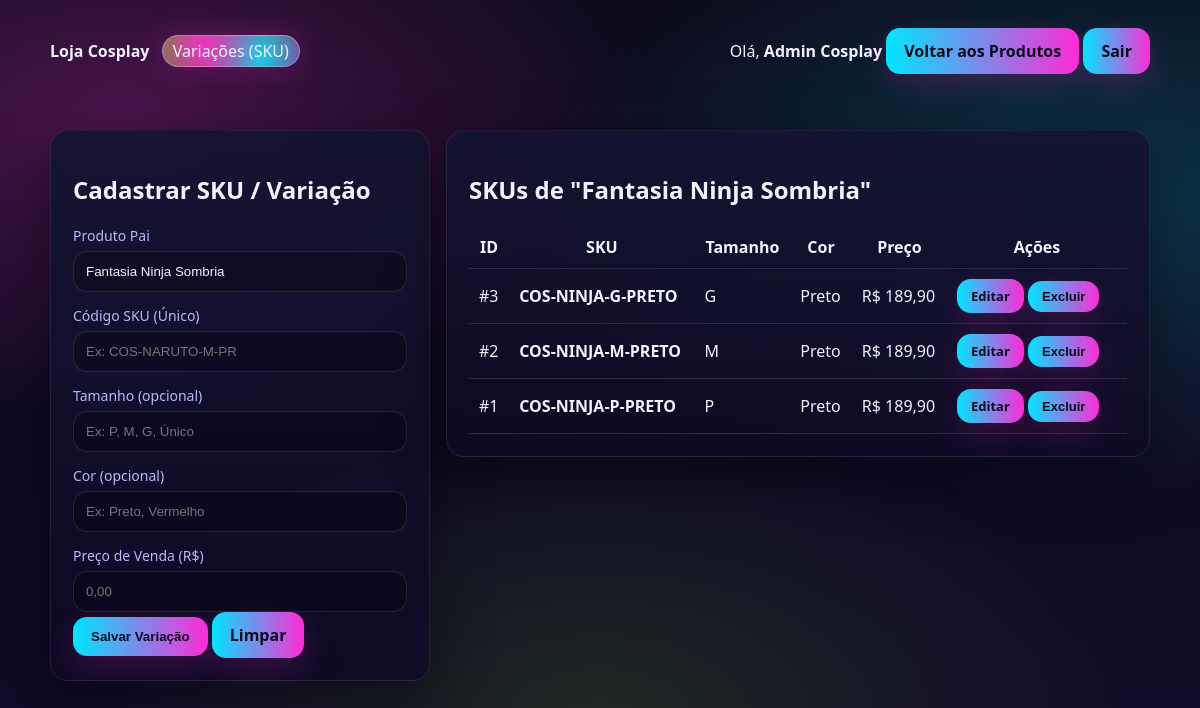
Page /index.php?controller=variacao&action=index&produto_id=1 (signed in) on the committed database.
### tables this page shows
CREATE TABLE `produto` (
  `id` int(11) NOT NULL,
  `categoria_id` int(11) NOT NULL,
  `nome` varchar(100) NOT NULL,
  `descricao` text DEFAULT NULL,
  `ativo` tinyint(1) NOT NULL DEFAULT 1
);

CREATE TABLE `variacao` (
  `id` int(11) NOT NULL,
  `produto_id` int(11) NOT NULL,
  `tamanho` varchar(10) NOT NULL,
  `cor` varchar(30) NOT NULL,
  `sku` varchar(50) NOT NULL,
  `preco` decimal(10,2) NOT NULL
);

### controllers/VariacaoController.php (called while the page is built, shortened)
<?php
require_once __DIR__ . '/../models/variacao.php';
require_once __DIR__ . '/../models/produto.php';
class VariacaoController
{
    public function index(): void
    {
        $produtoId = (int)($_GET['produto_id'] ?? 0);
        $produtoModel = new Produto();
        $produto = $produtoModel->buscarPorId($produtoId);
        $variacaoModel = new Variacao();
        $variacoes = $variacaoModel->listarPorProduto($produtoId);
        $editar = null;
        require_once __DIR__ . '/../views/variacoes.php';
    }
}

### index.php (called while the page is built, shortened)
<?php
require_once __DIR__ . '/config/db.php';
$controller = $_GET['controller'] ?? 'auth';
$action = $_GET['action'] ?? 'form';
switch ($controller) {
    case 'variacao':
        require_once __DIR__ . '/controllers/VariacaoController.php';
        $c = new VariacaoController();
        break;
}
$c->$action();

### config/db.php (called while the page is built)
<?php
class Database
{
private static $conn = null;
public static function getConnection()
{
if (self::$conn === null) {
try {
self::$conn = new PDO(
"mysql:host=" . (getenv('DB_HOST') ?: 'localhost') . ";dbname=" . (getenv('DB_NAME') ?: 'loja_roupas') . ";charset=utf8mb4",
getenv('DB_USER') ?: "root",
getenv('DB_PASS') !== false ? getenv('DB_PASS') : "",
[
PDO::ATTR_ERRMODE => PDO::ERRMODE_EXCEPTION,
PDO::ATTR_DEFAULT_FETCH_MODE => PDO::FETCH_ASSOC
]
);
} catch (PDOException $e) {
die("Erro ao conectar ao banco de dados.");
}
}
return self::$conn;
}
}

### models/produto.php (called while the page is built, shortened)
<?php
require_once __DIR__ . '/../config/db.php';
class Produto
{
    private PDO $conn;
    public function __construct()
    {
        $this->conn = Database::getConnection();
    }
    public function buscarPorId(int $id): ?array
    {
        $stmt = $this->conn->prepare("SELECT * FROM produto WHERE id = :id");
        $stmt->execute([':id' => $id]);
        $r = $stmt->fetch();
        return $r ?: null;
    }
}

### models/variacao.php (called while the page is built, shortened)
<?php
require_once __DIR__ . '/../config/db.php';
class Variacao
{
    private PDO $conn;
    public function __construct()
    {
        $this->conn = Database::getConnection();
    }
    public function listarPorProduto(int $produtoId): array
    {
        $stmt = $this->conn->prepare("
            SELECT * FROM variacao
            WHERE produto_id = :produto_id
            ORDER BY id DESC
        ");
        $stmt->execute([':produto_id' => $produtoId]);
        return $stmt->fetchAll();
    }
}

### views/variacoes.php (the view, shortened to what this page needs)
<!doctype html>
<html lang="pt-br">
<head>
    <link rel="stylesheet" href="public/assets/css/style.css">
</head>
<body>
    <div class="header">
        <div class="container header-inner">
            <div>
                <strong>Loja Cosplay</strong>
                <span class="badge">Variações (SKU)</span>
            </div>
            <div class="user">
                Olá, <strong><?= htmlspecialchars($_SESSION['nome'] ?? 'Usuário') ?></strong>
                <a class="btn" href="index.php?controller=produto&action=index">Voltar aos Produtos</a>
                <a class="btn btn-ghost" href="index.php?controller=auth&action=logout">Sair</a>
            </div>
        </div>
    </div>
    <div class="container grid">
        <div class="card">
            <h2><?= $editar ? "Editar Variação #" . (int)$editar['id'] : "Cadastrar SKU / Variação" ?></h2>
            <form method="post" action="index.php?controller=variacao&action=salvar">
                <div class="form-group">
                    <label>Produto Pai</label>
                    <input class="input" type="text" value="<?= htmlspecialchars($produto['nome']) ?>" disabled>
                </div>
                <div class="form-group">
                    <label>Código SKU (Único)</label>
                    <input class="input" type="text" name="sku" placeholder="Ex: COS-NARUTO-M-PR" required
                        value="<?= $editar ? htmlspecialchars($editar['sku']) : '' ?>">
                </div>
                <div class="form-group">
                    <label>Tamanho (opcional)</label>
                    <input class="input" type="text" name="tamanho" placeholder="Ex: P, M, G, Único"
                        value="<?= $editar ? htmlspecialchars($editar['tamanho'] ?? '') : '' ?>">
                </div>
                <div class="form-group">
                    <label>Cor (opcional)</label>
                    <input class="input" type="text" name="cor" placeholder="Ex: Preto, Vermelho"
                        value="<?= $editar ? htmlspecialchars($editar['cor'] ?? '') : '' ?>">
                </div>
                <div class="form-group">
                    <label>Preço de Venda (R$)</label>
                    <input class="input" type="text" name="preco" required placeholder="0,00"
                        value="<?= $editar ? number_format($editar['preco'], 2, ',', '.') : '' ?>">
                </div>
                <div class="actions">
                    <button class="btn btn-primary" type="submit">Salvar Variação</button>
                    <a class="btn" href="index.php?controller=variacao&action=index&produto_id=<?= (int)$produto['id'] ?>">Limpar</a>
                </div>
            </form>
        </div>
        <div class="card">
            <h2>SKUs de "<?= htmlspecialchars($produto['nome']) ?>"</h2>
            <table class="table">
                <thead>
                    <tr>
                        <th>ID</th>
                        <th>SKU</th>
                        <th>Tamanho</th>
                        <th>Cor</th>
                        <th>Preço</th>
                        <th style="width:180px;">Ações</th>
                    </tr>
                </thead>
                <tbody>
                    <?php if (empty($variacoes)): ?>
                        <tr>
                            <td colspan="6" class="muted">Nenhum SKU cadastrado para este produto.</td>
                        </tr>
                    <?php else: ?>
                        <?php foreach ($variacoes as $v): ?>
                            <tr>
                                <td>#<?= (int)$v['id'] ?></td>
                                <td><strong><?= htmlspecialchars($v['sku']) ?></strong></td>
                                <td><?= htmlspecialchars($v['tamanho'] ?? '-') ?></td>
                                <td><?= htmlspecialchars($v['cor'] ?? '-') ?></td>
                                <td>R$ <?= number_format($v['preco'], 2, ',', '.') ?></td>
                                <td>
                                    <a class="btn" href="index.php?controller=variacao&action=index&produto_id=<?= (int)$produto['id'] ?>&id=<?= (int)$v['id'] ?>">Editar</a>
                                    <form method="post" action="index.php?controller=variacao&action=deletar" class="form-inline" onsubmit="return confirm('Excluir este SKU?')"><button class="btn btn-danger" type="submit">Excluir</button></form>
                                </td>
                            </tr>
                        <?php endforeach; ?>
                    <?php endif; ?>
                </tbody>
            </table>
        </div>
    </div>
</body>
</html>

### public/assets/css/style.css (style rules this page uses)
:root { --bg1:#0b0b1a; --bg2:#120a2a; --card:#141432; --txt:#f2f2ff; --muted:#b8b8ff; --neon1:#ff2bd6; --neon2:#00e5ff; --neon3:#7cff00; --radius:18px; --shadow:0 18px 60px rgba(0,0,0,.45); }
* { box-sizing:border-box; }
html, body { height:100%; }
body { margin:0; font-family: system-ui, -apple-system, Segoe UI, Roboto, Arial, sans-serif; color:var(--txt); background: radial-gradient(900px 500px at 10% 15%, rgba(255,43,214,.25), transparent 60%), radial-gradient(900px 500px at 90% 25%, rgba(0,229,255,.20), transparent 60%), radial-gradient(900px 500px at 50% 90%, rgba(124,255,0,.12), transparent 60%), linear-gradient(180deg, var(--bg1), var(--bg2)); }
a { color:var(--neon2); text-decoration:none; }
.container { width:min(1100px, 92vw); margin:0 auto; padding:28px 0; }
.card { background:linear-gradient(180deg, rgba(20,20,50,.92), rgba(14,10,36,.92)); border:1px solid rgba(255,255,255,.08); border-radius:var(--radius); box-shadow:var(--shadow); padding:22px; }
.badge { width:44px; height:44px; border-radius:14px; background: radial-gradient(circle at 30% 30%, rgba(255,43,214,.9), transparent 60%), radial-gradient(circle at 70% 70%, rgba(0,229,255,.9), transparent 60%), linear-gradient(135deg, rgba(124,255,0,.55), rgba(255,43,214,.55)); box-shadow:0 0 30px rgba(255,43,214,.25); }
label { display:block; margin:14px 0 6px; color:var(--muted); font-size:14px; }
input, select { width:100%; padding:12px; border-radius:14px; border:1px solid rgba(255,255,255,.10); background:rgba(0,0,0,.25); color:var(--txt); outline:none; }
.btn { display:inline-flex; align-items:center; justify-content:center; padding:12px 18px; border-radius:14px; border:0; cursor:pointer; font-weight:700; color:#0b0b1a; background:linear-gradient(90deg, var(--neon2), var(--neon1)); box-shadow:0 10px 30px rgba(255,43,214,.18); }
.table { width:100%; border-collapse: collapse; }
.table th, .table td { padding: 10px; border-bottom: 1px solid rgba(255,255,255,.12); vertical-align: middle; }
.grid { display: grid; grid-template-columns: 380px 1fr; gap: 16px; align-items: start; }
.header-inner { display:flex; justify-content: space-between; align-items:center; }
.badge { margin-left: 8px; padding: 4px 10px; border-radius: 999px; border: 1px solid rgba(255,255,255,.25); }
form.form-inline { display: inline; margin: 0; padding: 0; background: none; border: 0; box-shadow: none; }
.table .btn { padding: 8px 14px; font-size: 13px; }

### rows in the picture
produto: nome "Fantasia Ninja Sombria"
variacao: id "3", sku "COS-NINJA-G-PRETO", tamanho "G", cor "Preto", preco "189,90"
variacao: id "2", sku "COS-NINJA-M-PRETO", tamanho "M", cor "Preto", preco "189,90"
variacao: id "1", sku "COS-NINJA-P-PRETO", tamanho "P", cor "Preto", preco "189,90"

### other values in the picture
$_SESSION['nome'] "Admin Cosplay"
